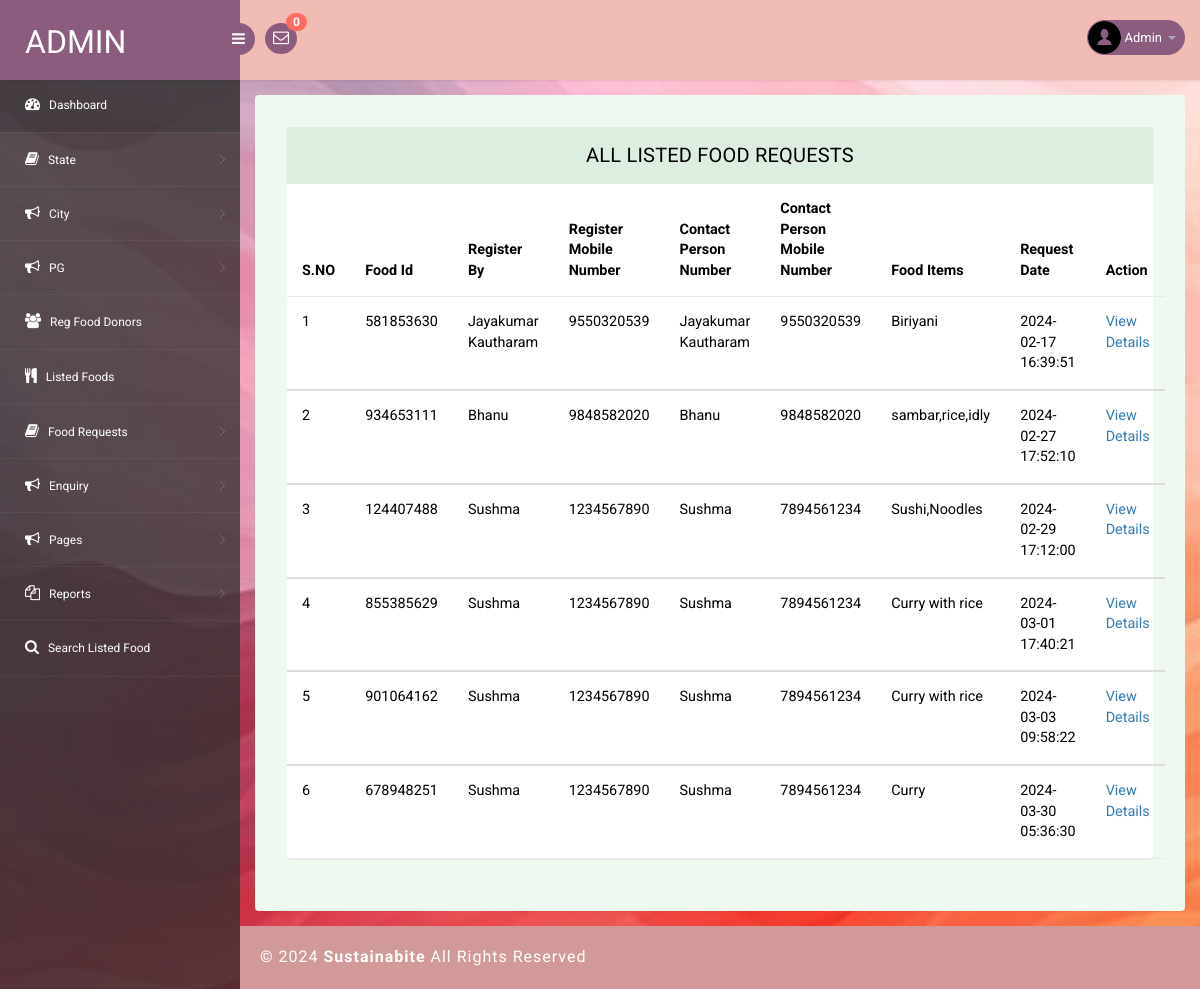
The page /admin/all-listed-food.php (signed in) on the database its author committed.
### tables this page shows
CREATE TABLE `tblfood` (
  `ID` int(10) NOT NULL,
  `DonorID` int(10) DEFAULT NULL,
  `foodId` int(10) DEFAULT NULL,
  `FoodItems` mediumtext DEFAULT NULL,
  `StateName` varchar(200) DEFAULT NULL,
  `CityName` varchar(200) DEFAULT NULL,
  `pgName` longtext NOT NULL,
  `Description` mediumtext DEFAULT NULL,
  `PickupDate` varchar(200) DEFAULT NULL,
  `PickupAddress` mediumtext DEFAULT NULL,
  `ContactPerson` varchar(200) DEFAULT NULL,
  `CPMobNumber` bigint(10) DEFAULT NULL,
  `Image` varchar(200) DEFAULT NULL,
  `CreationDate` timestamp NULL DEFAULT current_timestamp(),
  `UpdationDate` timestamp NULL DEFAULT NULL ON UPDATE current_timestamp()
);

CREATE TABLE `tbldonor` (
  `ID` int(10) NOT NULL,
  `FullName` varchar(200) DEFAULT NULL,
  `Email` varchar(200) DEFAULT NULL,
  `MobileNumber` bigint(10) DEFAULT NULL,
  `Password` varchar(120) DEFAULT NULL,
  `RegDate` timestamp NULL DEFAULT current_timestamp()
);

### admin/all-listed-food.php (the view, shortened to what this page needs)
<?php
include('includes/dbconnection.php');
if (strlen($_SESSION['pgasaid']==0)) {
  header('location:logout.php');
  } else{
?>
<!DOCTYPE html>
<head>
<link rel="stylesheet" href="css/bootstrap.min.css" >
<link href="css/style.css" rel='stylesheet' type='text/css' />
<link href="css/style-responsive.css" rel="stylesheet"/>
<link rel="stylesheet" href="css/font.css" type="text/css"/>
<link href="css/font-awesome.css" rel="stylesheet">
</head>
<body>
<section id="container">
<?php include_once('includes/header.php');?>
<?php include_once('includes/sidebar.php');?>
<section id="main-content">
	<section class="wrapper">
		<div class="table-agile-info">
 <div class="panel panel-default">
    <div class="panel-heading">
     All Listed Food Requests
    </div>
    <div>
      <table class="table" ui-jq="footable" ui-options='{
        "paging": {
          "enabled": true
        },
        "filtering": {
          "enabled": true
        },
        "sorting": {
          "enabled": true
        }}'>
        <thead>
          <tr>
            <th data-breakpoints="xs">S.NO</th>
            <th>Food Id</th>
            <th>Register By</th>
            <th>Register Mobile Number</th>
            <th>Contact Person Number</th>
            <th>Contact Person Mobile Number</th>
            <th>Food Items</th>
            <th>Request Date</th>
            <th data-breakpoints="xs">Action</th>
          </tr>
        </thead>
        <?php
$ret=mysqli_query($con,"select tblfood.ID,tblfood.foodId,tblfood.ContactPerson,tblfood.CPMobNumber,tblfood.CreationDate,tblfood.FoodItems,tbldonor.FullName,tbldonor.MobileNumber from  tblfood join tbldonor on tblfood.DonorID=tbldonor.ID");
$cnt=1;
while ($row=mysqli_fetch_array($ret)) {
?>
        <tbody>
          <tr data-expanded="true">
            <td><?php echo $cnt;?></td>
              <td><?php  echo $row['foodId'];?></td>
                  <td><?php  echo $row['FullName'];?></td>
                  <td><?php  echo $row['MobileNumber'];?></td>
                  <td><?php  echo $row['ContactPerson'];?></td>
                  <td><?php  echo $row['CPMobNumber'];?></td>
                  <td><?php  echo $row['FoodItems'];?></td>
                  <td><?php  echo $row['CreationDate'];?></td>
                  <td><a href="food-details.php?viewid=<?php echo $row['ID'];?>">View Details</a></td>
                </tr>
                <?php
$cnt=$cnt+1;
}?>
 </tbody>
            </table>
    </div>
  </div>
</div>
</section>
		 <?php include_once('includes/footer.php');?>
</section>
</section>
</body>
</html>
<?php }  ?>

### admin/includes/header.php (shortened to what this page needs)
<?php
include('includes/dbconnection.php');
?>
<header class="header fixed-top clearfix">
<div class="brand">
    <a href="dashboard.php" class="logo">
        Admin
    </a>
    <div class="sidebar-toggle-box">
        <div class="fa fa-bars"></div>
    </div>
</div>
<div class="nav notify-row" id="top_menu">
    <ul class="nav top-menu">
                <?php
$ret1=mysqli_query($con,"select tblfoodrequests.id,fullName,requestNumber    from tblfoodrequests
 join tblfood  on tblfood.ID=tblfoodrequests.foodId
 where   (tblfoodrequests.status is null || tblfoodrequests.status='')");
$num=mysqli_num_rows($ret1);
?>
        <li id="header_inbox_bar" class="dropdown">
            <a data-toggle="dropdown" class="dropdown-toggle" href="#">
                <i class="fa fa-envelope-o"></i>
                <span class="badge bg-important"><?php echo $num;?></span>
            </a>
        </li>
    </ul>
</div>
<div class="top-nav clearfix">
    <ul class="nav pull-right top-menu">
        <li class="dropdown">
            <a data-toggle="dropdown" class="dropdown-toggle" href="#">
                <?php
$adid=$_SESSION['pgasaid'];
$ret=mysqli_query($con,"select AdminName from tbladmin where ID='$adid'");
$row=mysqli_fetch_array($ret);
$name=$row['AdminName'];
?>
                <img alt="" src="images/2.png">
                <span class="username"><?php echo $name; ?></span>
                <b class="caret"></b>
            </a>
        </li>
    </ul>
</div>
</header>

### admin/css/style.css (style rules this page uses)
ul, ol { margin: 0; }
html, body { font-family: 'Roboto', sans-serif; font-size: 100%; overflow-x: hidden; background: url(../images/bg.jpg) no-repeat 0px 0px; background-size:cover; width:100%; height:100%; }
body a { transition: 0.5s all ease; -webkit-transition: 0.5s all ease; -moz-transition: 0.5s all ease; -o-transition: 0.5s all ease; -ms-transition: 0.5s all ease; text-decoration:none; }
ul,label { margin:0; padding:0; }
#main-content { margin-left:240px; -webkit-transition:all .3s ease-in-out; -moz-transition:all .3s ease-in-out; -o-transition:all .3s ease-in-out; transition:all .3s ease-in-out; }
.header { left:0; right:0; z-index:1002; background:rgb(240, 188, 180); -webkit-transition:all .3s ease-in-out; -moz-transition:all .3s ease-in-out; -o-transition:all .3s ease-in-out; transition:all .3s ease-in-out; }
.fixed-top { position:fixed; box-shadow:1px 0 3px rgba(0,0,0,.15); }
.wrapper { display:inline-block; margin-top:80px; padding:15px; width:100%; }
.brand { background:#8b5c7e; float:left; width:240px; height:80px; position:relative; }
a.logo { font-size:32px; color:#fff; float:left; margin:20px 0 0 25px; text-transform:uppercase; }
#top_menu .nav>li,ul.top-menu>li { float:left; }
.notify-row { float:left; margin-top:23px; margin-left:25px; }
ul.top-menu { margin-right:15px; margin-top: 0; }
ul.top-menu > li > a { color: #fff; font-size: 16px; background: #8b5c7e; padding: 4px 8px; margin-right: 15px; border-radius: 50%; -webkit-border-radius: 50%; padding-right: 8px !important; }
.notify-row .badge { position:absolute; right:-10px; top:-10px; z-index:100; }
.top-nav { margin-top:20px; }
.top-nav img { border-radius:50%; -webkit-border-radius:50%; width:33px; }
.top-nav .username { font-size:13px; color:#fff; }
.top-nav ul.top-menu>li>a { border-radius: 100px; -webkit-border-radius: 100px; padding: 0px; background: none; margin-right: 0; border: 1px solid #8b5c7e; background: #8b5c7e; }
.top-nav ul.top-menu>li { margin-left:10px; }
.top-nav .nav .caret { border-bottom-color:#A4AABA; border-top-color:#A4AABA; }
.sidebar-toggle-box { float:left; margin-top:23px; margin-left:-15px; background:#8b5c7e; border-radius:50%; -webkit-border-radius:50%; width:32px; height:32px; position:absolute; right:-15px; }
.sidebar-toggle-box .fa-bars { cursor:pointer; display:inline-block; font-size:15px; padding:8px 8px 8px 9px; color:#fff; }
.panel-heading { position: relative; height: 57px; line-height: 57px; letter-spacing: 0.2px; color: #000; font-size: 18px; font-weight: 400; padding: 0 16px; background:#ddede0; border-top-right-radius: 2px; border-top-left-radius: 2px; text-transform: uppercase; text-align: center; }
.panel { border: none ! important; }
.table>thead>tr>th { border-bottom: 1px solid #e1ab91 ! important; }
.table>tbody>tr>td, .table>tbody>tr>th, .table>tfoot>tr>td, .table>tfoot>tr>th, .table>thead>tr>td, .table>thead>tr>th { border-bottom: 1px solid #e9e9e9 ! important; }
.table > thead > tr > th, .table > tbody > tr > th, .table > tfoot > tr > th, .table > thead > tr > td, .table > tbody > tr > td, .table > tfoot > tr > td { border-top: none !important; }
.table td, .table>tbody>tr>td, .table>tbody>tr>th, .table>tfoot>tr>td, .table>tfoot>tr>th, .table>thead>tr>td, .table>thead>tr>th { padding: 15px!important; }
.table > thead > tr > th, .table > tbody > tr > th, .table > tfoot > tr > th, .table > thead > tr > td, .table > tbody > tr > td, .table > tfoot > tr > td { font-size: 0.9em; color: #000; border-top: none !important; }
.table-agile-info { background: #eef9f0; padding: 2em; border-radius: 4px; -webkit-box-shadow: 0 1px 1px rgba(0,0,0,.05); box-shadow: 0 1px 1px rgba(0,0,0,.05); }
.panel-default>.panel-heading { color: #000000 ! important; background-color: #ddede0 ! important; border-color: #ddede0 ! important; font-size: 20px; }
.badge.bg-important { background: #ff6c60; }

### rows shown on the page
tblfood: foodId "581853630", DonorID.FullName "Jayakumar Kautharam", DonorID.MobileNumber "9550320539", ContactPerson "Jayakumar Kautharam", CPMobNumber "9550320539", FoodItems "Biriyani", CreationDate "2024-02-17 16:39:51"
tblfood: foodId "934653111", DonorID.FullName "Bhanu", DonorID.MobileNumber "9848582020", ContactPerson "Bhanu", CPMobNumber "9848582020", FoodItems "sambar,rice,idly", CreationDate "2024-02-27 17:52:10"
tblfood: foodId "124407488", DonorID.FullName "Sushma", DonorID.MobileNumber "1234567890", ContactPerson "Sushma", CPMobNumber "7894561234", FoodItems "Sushi,Noodles", CreationDate "2024-02-29 17:12:00"
tblfood: foodId "855385629", DonorID.FullName "Sushma", DonorID.MobileNumber "1234567890", ContactPerson "Sushma", CPMobNumber "7894561234", FoodItems "Curry with rice", CreationDate "2024-03-01 17:40:21"
tblfood: foodId "901064162", DonorID.FullName "Sushma", DonorID.MobileNumber "1234567890", ContactPerson "Sushma", CPMobNumber "7894561234", FoodItems "Curry with rice", CreationDate "2024-03-03 09:58:22"
tblfood: foodId "678948251", DonorID.FullName "Sushma", DonorID.MobileNumber "1234567890", ContactPerson "Sushma", CPMobNumber "7894561234", FoodItems "Curry", CreationDate "2024-03-30 05:36:30"

### other values the page prints
$num "0"
$name "Admin"
